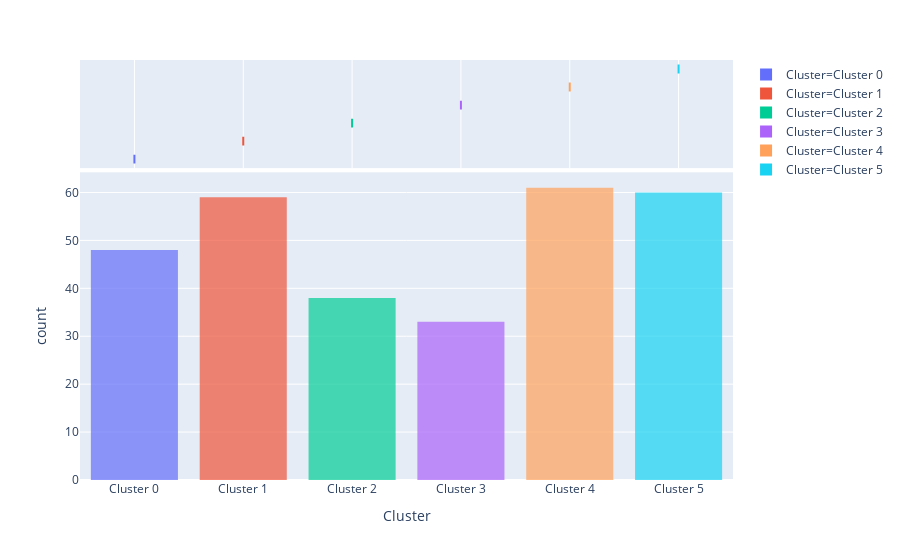

Notebook cell for this chart:
### Code cell
plot_model(m, plot = 'distribution') #to see size of clusters

### Figure 1 — Plotly figure (JSON) as saved in the notebook; plotly's stock layout.template omitted (floating-point values rounded to 4 significant figures; data arrays with more than 128 entries replaced by an {"elided": "..."} marker saying what was removed)
{"data": [{"alignmentgroup": "True", "bingroup": "x", "hoverlabel": {"namelength": 0}, "hovertemplate": "Cluster=%{x}<br>count=%{y}", "legendgroup": "Cluster=Cluster 0", "marker": {"color": "#636efa", "opacity": 0.7}, "name": "Cluster=Cluster 0", "offsetgroup": "Cluster=Cluster 0", "orientation": "v", "showlegend": true, "type": "histogram", "x": ["Cluster 0", "Cluster 0", "Cluster 0", "Cluster 0", "Cluster 0", "Cluster 0", "Cluster 0", "Cluster 0", "Cluster 0", "Cluster 0", "Cluster 0", "Cluster 0", "Cluster 0", "Cluster 0", "Cluster 0", "Cluster 0", "Cluster 0", "Cluster 0", "Cluster 0", "Cluster 0", "Cluster 0", "Cluster 0", "Cluster 0", "Cluster 0", "Cluster 0", "Cluster 0", "Cluster 0", "Cluster 0", "Cluster 0", "Cluster 0", "Cluster 0", "Cluster 0", "Cluster 0", "Cluster 0", "Cluster 0", "Cluster 0", "Cluster 0", "Cluster 0", "Cluster 0", "Cluster 0", "Cluster 0", "Cluster 0", "Cluster 0", "Cluster 0", "Cluster 0", "Cluster 0", "Cluster 0", "Cluster 0"], "xaxis": "x", "yaxis": "y"}, {"alignmentgroup": "True", "customdata": {"elided": "48x8 mixed values"}, "hoverlabel": {"namelength": 0}, "hovertemplate": "Cluster=%{customdata[7]}<br>track_id=%{customdata[0]}<br>track_name=%{customdata[1]}<br>danceability=%{customdata[2]}<br>energy=%{customdata[3]}<br>tempo=%{customdata[4]}<br>valence=%{customdata[5]}<br>url=%{customdata[6]}", "legendgroup": "Cluster=Cluster 0", "marker": {"color": "#636efa"}, "name": "Cluster=Cluster 0", "notched": true, "offsetgroup": "Cluster=Cluster 0", "showlegend": false, "type": "box", "x": ["Cluster 0", "Cluster 0", "Cluster 0", "Cluster 0", "Cluster 0", "Cluster 0", "Cluster 0", "Cluster 0", "Cluster 0", "Cluster 0", "Cluster 0", "Cluster 0", "Cluster 0", "Cluster 0", "Cluster 0", "Cluster 0", "Cluster 0", "Cluster 0", "Cluster 0", "Cluster 0", "Cluster 0", "Cluster 0", "Cluster 0", "Cluster 0", "Cluster 0", "Cluster 0", "Cluster 0", "Cluster 0", "Cluster 0", "Cluster 0", "Cluster 0", "Cluster 0", "Cluster 0", "Cluster 0", "Cluster 0", "Cluster 0", "Cluster 0", "Cluster 0", "Cluster 0", "Cluster 0", "Cluster 0", "Cluster 0", "Cluster 0", "Cluster 0", "Cluster 0", "Cluster 0", "Cluster 0", "Cluster 0"], "xaxis": "x2", "yaxis": "y2"}, {"alignmentgroup": "True", "bingroup": "x", "hoverlabel": {"namelength": 0}, "hovertemplate": "Cluster=%{x}<br>count=%{y}", "legendgroup": "Cluster=Cluster 1", "marker": {"color": "#EF553B", "opacity": 0.7}, "name": "Cluster=Cluster 1", "offsetgroup": "Cluster=Cluster 1", "orientation": "v", "showlegend": true, "type": "histogram", "x": ["Cluster 1", "Cluster 1", "Cluster 1", "Cluster 1", "Cluster 1", "Cluster 1", "Cluster 1", "Cluster 1", "Cluster 1", "Cluster 1", "Cluster 1", "Cluster 1", "Cluster 1", "Cluster 1", "Cluster 1", "Cluster 1", "Cluster 1", "Cluster 1", "Cluster 1", "Cluster 1", "Cluster 1", "Cluster 1", "Cluster 1", "Cluster 1", "Cluster 1", "Cluster 1", "Cluster 1", "Cluster 1", "Cluster 1", "Cluster 1", "Cluster 1", "Cluster 1", "Cluster 1", "Cluster 1", "Cluster 1", "Cluster 1", "Cluster 1", "Cluster 1", "Cluster 1", "Cluster 1", "Cluster 1", "Cluster 1", "Cluster 1", "Cluster 1", "Cluster 1", "Cluster 1", "Cluster 1", "Cluster 1", "Cluster 1", "Cluster 1", "Cluster 1", "Cluster 1", "Cluster 1", "Cluster 1", "Cluster 1", "Cluster 1", "Cluster 1", "Cluster 1", "Cluster 1"], "xaxis": "x", "yaxis": "y"}, {"alignmentgroup": "True", "customdata": {"elided": "59x8 mixed values"}, "hoverlabel": {"namelength": 0}, "hovertemplate": "Cluster=%{customdata[7]}<br>track_id=%{customdata[0]}<br>track_name=%{customdata[1]}<br>danceability=%{customdata[2]}<br>energy=%{customdata[3]}<br>tempo=%{customdata[4]}<br>valence=%{customdata[5]}<br>url=%{customdata[6]}", "legendgroup": "Cluster=Cluster 1", "marker": {"color": "#EF553B"}, "name": "Cluster=Cluster 1", "notched": true, "offsetgroup": "Cluster=Cluster 1", "showlegend": false, "type": "box", "x": ["Cluster 1", "Cluster 1", "Cluster 1", "Cluster 1", "Cluster 1", "Cluster 1", "Cluster 1", "Cluster 1", "Cluster 1", "Cluster 1", "Cluster 1", "Cluster 1", "Cluster 1", "Cluster 1", "Cluster 1", "Cluster 1", "Cluster 1", "Cluster 1", "Cluster 1", "Cluster 1", "Cluster 1", "Cluster 1", "Cluster 1", "Cluster 1", "Cluster 1", "Cluster 1", "Cluster 1", "Cluster 1", "Cluster 1", "Cluster 1", "Cluster 1", "Cluster 1", "Cluster 1", "Cluster 1", "Cluster 1", "Cluster 1", "Cluster 1", "Cluster 1", "Cluster 1", "Cluster 1", "Cluster 1", "Cluster 1", "Cluster 1", "Cluster 1", "Cluster 1", "Cluster 1", "Cluster 1", "Cluster 1", "Cluster 1", "Cluster 1", "Cluster 1", "Cluster 1", "Cluster 1", "Cluster 1", "Cluster 1", "Cluster 1", "Cluster 1", "Cluster 1", "Cluster 1"], "xaxis": "x2", "yaxis": "y2"}, {"alignmentgroup": "True", "bingroup": "x", "hoverlabel": {"namelength": 0}, "hovertemplate": "Cluster=%{x}<br>count=%{y}", "legendgroup": "Cluster=Cluster 2", "marker": {"color": "#00cc96", "opacity": 0.7}, "name": "Cluster=Cluster 2", "offsetgroup": "Cluster=Cluster 2", "orientation": "v", "showlegend": true, "type": "histogram", "x": ["Cluster 2", "Cluster 2", "Cluster 2", "Cluster 2", "Cluster 2", "Cluster 2", "Cluster 2", "Cluster 2", "Cluster 2", "Cluster 2", "Cluster 2", "Cluster 2", "Cluster 2", "Cluster 2", "Cluster 2", "Cluster 2", "Cluster 2", "Cluster 2", "Cluster 2", "Cluster 2", "Cluster 2", "Cluster 2", "Cluster 2", "Cluster 2", "Cluster 2", "Cluster 2", "Cluster 2", "Cluster 2", "Cluster 2", "Cluster 2", "Cluster 2", "Cluster 2", "Cluster 2", "Cluster 2", "Cluster 2", "Cluster 2", "Cluster 2", "Cluster 2"], "xaxis": "x", "yaxis": "y"}, {"alignmentgroup": "True", "customdata": {"elided": "38x8 mixed values"}, "hoverlabel": {"namelength": 0}, "hovertemplate": "Cluster=%{customdata[7]}<br>track_id=%{customdata[0]}<br>track_name=%{customdata[1]}<br>danceability=%{customdata[2]}<br>energy=%{customdata[3]}<br>tempo=%{customdata[4]}<br>valence=%{customdata[5]}<br>url=%{customdata[6]}", "legendgroup": "Cluster=Cluster 2", "marker": {"color": "#00cc96"}, "name": "Cluster=Cluster 2", "notched": true, "offsetgroup": "Cluster=Cluster 2", "showlegend": false, "type": "box", "x": ["Cluster 2", "Cluster 2", "Cluster 2", "Cluster 2", "Cluster 2", "Cluster 2", "Cluster 2", "Cluster 2", "Cluster 2", "Cluster 2", "Cluster 2", "Cluster 2", "Cluster 2", "Cluster 2", "Cluster 2", "Cluster 2", "Cluster 2", "Cluster 2", "Cluster 2", "Cluster 2", "Cluster 2", "Cluster 2", "Cluster 2", "Cluster 2", "Cluster 2", "Cluster 2", "Cluster 2", "Cluster 2", "Cluster 2", "Cluster 2", "Cluster 2", "Cluster 2", "Cluster 2", "Cluster 2", "Cluster 2", "Cluster 2", "Cluster 2", "Cluster 2"], "xaxis": "x2", "yaxis": "y2"}, {"alignmentgroup": "True", "bingroup": "x", "hoverlabel": {"namelength": 0}, "hovertemplate": "Cluster=%{x}<br>count=%{y}", "legendgroup": "Cluster=Cluster 3", "marker": {"color": "#ab63fa", "opacity": 0.7}, "name": "Cluster=Cluster 3", "offsetgroup": "Cluster=Cluster 3", "orientation": "v", "showlegend": true, "type": "histogram", "x": ["Cluster 3", "Cluster 3", "Cluster 3", "Cluster 3", "Cluster 3", "Cluster 3", "Cluster 3", "Cluster 3", "Cluster 3", "Cluster 3", "Cluster 3", "Cluster 3", "Cluster 3", "Cluster 3", "Cluster 3", "Cluster 3", "Cluster 3", "Cluster 3", "Cluster 3", "Cluster 3", "Cluster 3", "Cluster 3", "Cluster 3", "Cluster 3", "Cluster 3", "Cluster 3", "Cluster 3", "Cluster 3", "Cluster 3", "Cluster 3", "Cluster 3", "Cluster 3", "Cluster 3"], "xaxis": "x", "yaxis": "y"}, {"alignmentgroup": "True", "customdata": {"elided": "33x8 mixed values"}, "hoverlabel": {"namelength": 0}, "hovertemplate": "Cluster=%{customdata[7]}<br>track_id=%{customdata[0]}<br>track_name=%{customdata[1]}<br>danceability=%{customdata[2]}<br>energy=%{customdata[3]}<br>tempo=%{customdata[4]}<br>valence=%{customdata[5]}<br>url=%{customdata[6]}", "legendgroup": "Cluster=Cluster 3", "marker": {"color": "#ab63fa"}, "name": "Cluster=Cluster 3", "notched": true, "offsetgroup": "Cluster=Cluster 3", "showlegend": false, "type": "box", "x": ["Cluster 3", "Cluster 3", "Cluster 3", "Cluster 3", "Cluster 3", "Cluster 3", "Cluster 3", "Cluster 3", "Cluster 3", "Cluster 3", "Cluster 3", "Cluster 3", "Cluster 3", "Cluster 3", "Cluster 3", "Cluster 3", "Cluster 3", "Cluster 3", "Cluster 3", "Cluster 3", "Cluster 3", "Cluster 3", "Cluster 3", "Cluster 3", "Cluster 3", "Cluster 3", "Cluster 3", "Cluster 3", "Cluster 3", "Cluster 3", "Cluster 3", "Cluster 3", "Cluster 3"], "xaxis": "x2", "yaxis": "y2"}, {"alignmentgroup": "True", "bingroup": "x", "hoverlabel": {"namelength": 0}, "hovertemplate": "Cluster=%{x}<br>count=%{y}", "legendgroup": "Cluster=Cluster 4", "marker": {"color": "#FFA15A", "opacity": 0.7}, "name": "Cluster=Cluster 4", "offsetgroup": "Cluster=Cluster 4", "orientation": "v", "showlegend": true, "type": "histogram", "x": ["Cluster 4", "Cluster 4", "Cluster 4", "Cluster 4", "Cluster 4", "Cluster 4", "Cluster 4", "Cluster 4", "Cluster 4", "Cluster 4", "Cluster 4", "Cluster 4", "Cluster 4", "Cluster 4", "Cluster 4", "Cluster 4", "Cluster 4", "Cluster 4", "Cluster 4", "Cluster 4", "Cluster 4", "Cluster 4", "Cluster 4", "Cluster 4", "Cluster 4", "Cluster 4", "Cluster 4", "Cluster 4", "Cluster 4", "Cluster 4", "Cluster 4", "Cluster 4", "Cluster 4", "Cluster 4", "Cluster 4", "Cluster 4", "Cluster 4", "Cluster 4", "Cluster 4", "Cluster 4", "Cluster 4", "Cluster 4", "Cluster 4", "Cluster 4", "Cluster 4", "Cluster 4", "Cluster 4", "Cluster 4", "Cluster 4", "Cluster 4", "Cluster 4", "Cluster 4", "Cluster 4", "Cluster 4", "Cluster 4", "Cluster 4", "Cluster 4", "Cluster 4", "Cluster 4", "Cluster 4", "Cluster 4"], "xaxis": "x", "yaxis": "y"}, {"alignmentgroup": "True", "customdata": {"elided": "61x8 mixed values"}, "hoverlabel": {"namelength": 0}, "hovertemplate": "Cluster=%{customdata[7]}<br>track_id=%{customdata[0]}<br>track_name=%{customdata[1]}<br>danceability=%{customdata[2]}<br>energy=%{customdata[3]}<br>tempo=%{customdata[4]}<br>valence=%{customdata[5]}<br>url=%{customdata[6]}", "legendgroup": "Cluster=Cluster 4", "marker": {"color": "#FFA15A"}, "name": "Cluster=Cluster 4", "notched": true, "offsetgroup": "Cluster=Cluster 4", "showlegend": false, "type": "box", "x": ["Cluster 4", "Cluster 4", "Cluster 4", "Cluster 4", "Cluster 4", "Cluster 4", "Cluster 4", "Cluster 4", "Cluster 4", "Cluster 4", "Cluster 4", "Cluster 4", "Cluster 4", "Cluster 4", "Cluster 4", "Cluster 4", "Cluster 4", "Cluster 4", "Cluster 4", "Cluster 4", "Cluster 4", "Cluster 4", "Cluster 4", "Cluster 4", "Cluster 4", "Cluster 4", "Cluster 4", "Cluster 4", "Cluster 4", "Cluster 4", "Cluster 4", "Cluster 4", "Cluster 4", "Cluster 4", "Cluster 4", "Cluster 4", "Cluster 4", "Cluster 4", "Cluster 4", "Cluster 4", "Cluster 4", "Cluster 4", "Cluster 4", "Cluster 4", "Cluster 4", "Cluster 4", "Cluster 4", "Cluster 4", "Cluster 4", "Cluster 4", "Cluster 4", "Cluster 4", "Cluster 4", "Cluster 4", "Cluster 4", "Cluster 4", "Cluster 4", "Cluster 4", "Cluster 4", "Cluster 4", "Cluster 4"], "xaxis": "x2", "yaxis": "y2"}, {"alignmentgroup": "True", "bingroup": "x", "hoverlabel": {"namelength": 0}, "hovertemplate": "Cluster=%{x}<br>count=%{y}", "legendgroup": "Cluster=Cluster 5", "marker": {"color": "#19d3f3", "opacity": 0.7}, "name": "Cluster=Cluster 5", "offsetgroup": "Cluster=Cluster 5", "orientation": "v", "showlegend": true, "type": "histogram", "x": ["Cluster 5", "Cluster 5", "Cluster 5", "Cluster 5", "Cluster 5", "Cluster 5", "Cluster 5", "Cluster 5", "Cluster 5", "Cluster 5", "Cluster 5", "Cluster 5", "Cluster 5", "Cluster 5", "Cluster 5", "Cluster 5", "Cluster 5", "Cluster 5", "Cluster 5", "Cluster 5", "Cluster 5", "Cluster 5", "Cluster 5", "Cluster 5", "Cluster 5", "Cluster 5", "Cluster 5", "Cluster 5", "Cluster 5", "Cluster 5", "Cluster 5", "Cluster 5", "Cluster 5", "Cluster 5", "Cluster 5", "Cluster 5", "Cluster 5", "Cluster 5", "Cluster 5", "Cluster 5", "Cluster 5", "Cluster 5", "Cluster 5", "Cluster 5", "Cluster 5", "Cluster 5", "Cluster 5", "Cluster 5", "Cluster 5", "Cluster 5", "Cluster 5", "Cluster 5", "Cluster 5", "Cluster 5", "Cluster 5", "Cluster 5", "Cluster 5", "Cluster 5", "Cluster 5", "Cluster 5"], "xaxis": "x", "yaxis": "y"}, {"alignmentgroup": "True", "customdata": {"elided": "60x8 mixed values"}, "hoverlabel": {"namelength": 0}, "hovertemplate": "Cluster=%{customdata[7]}<br>track_id=%{customdata[0]}<br>track_name=%{customdata[1]}<br>danceability=%{customdata[2]}<br>energy=%{customdata[3]}<br>tempo=%{customdata[4]}<br>valence=%{customdata[5]}<br>url=%{customdata[6]}", "legendgroup": "Cluster=Cluster 5", "marker": {"color": "#19d3f3"}, "name": "Cluster=Cluster 5", "notched": true, "offsetgroup": "Cluster=Cluster 5", "showlegend": false, "type": "box", "x": ["Cluster 5", "Cluster 5", "Cluster 5", "Cluster 5", "Cluster 5", "Cluster 5", "Cluster 5", "Cluster 5", "Cluster 5", "Cluster 5", "Cluster 5", "Cluster 5", "Cluster 5", "Cluster 5", "Cluster 5", "Cluster 5", "Cluster 5", "Cluster 5", "Cluster 5", "Cluster 5", "Cluster 5", "Cluster 5", "Cluster 5", "Cluster 5", "Cluster 5", "Cluster 5", "Cluster 5", "Cluster 5", "Cluster 5", "Cluster 5", "Cluster 5", "Cluster 5", "Cluster 5", "Cluster 5", "Cluster 5", "Cluster 5", "Cluster 5", "Cluster 5", "Cluster 5", "Cluster 5", "Cluster 5", "Cluster 5", "Cluster 5", "Cluster 5", "Cluster 5", "Cluster 5", "Cluster 5", "Cluster 5", "Cluster 5", "Cluster 5", "Cluster 5", "Cluster 5", "Cluster 5", "Cluster 5", "Cluster 5", "Cluster 5", "Cluster 5", "Cluster 5", "Cluster 5", "Cluster 5"], "xaxis": "x2", "yaxis": "y2"}], "layout": {"barmode": "relative", "legend": {"tracegroupgap": 0}, "margin": {"t": 60}, "xaxis": {"anchor": "y", "categoryarray": ["Cluster 0", "Cluster 1", "Cluster 2", "Cluster 3", "Cluster 4", "Cluster 5"], "categoryorder": "array", "domain": [0, 1], "title": {"text": "Cluster"}}, "xaxis2": {"anchor": "y2", "domain": [0, 1], "matches": "x", "showgrid": true, "showticklabels": false}, "yaxis": {"anchor": "x", "domain": [0, 0.7326], "title": {"text": "count"}}, "yaxis2": {"anchor": "x2", "domain": [0.7426, 1], "matches": "y2", "showgrid": false, "showline": false, "showticklabels": false, "ticks": ""}}}
